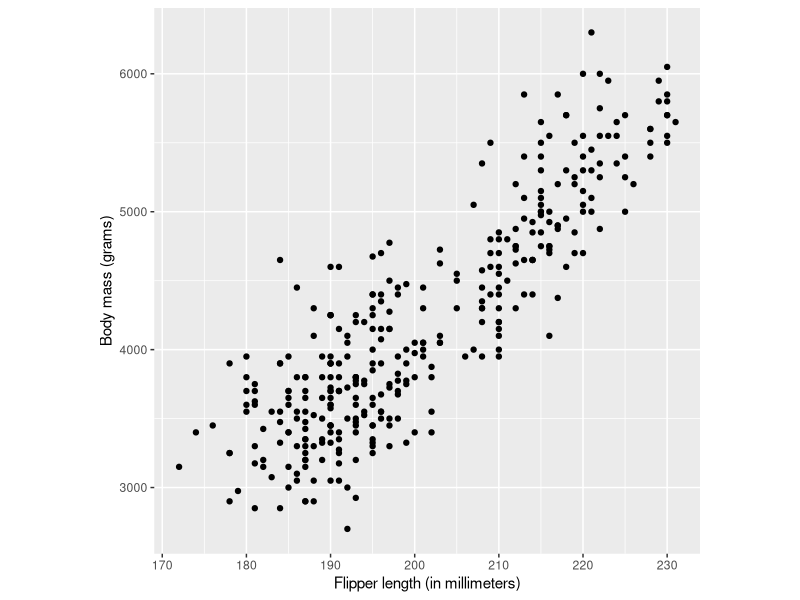
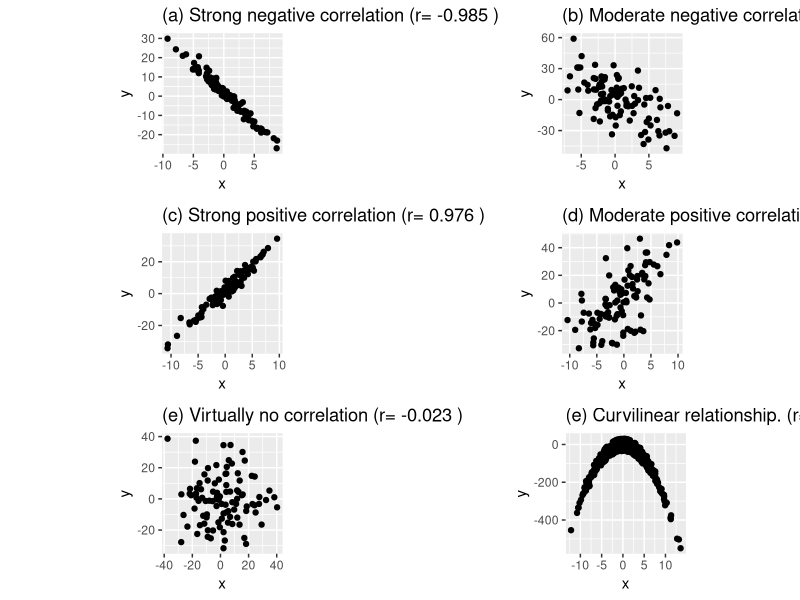

Source code (R) for these figures, in order:
## ---- chunk 1

library(palmerpenguins)
library(tidyverse)

ggplot(data = penguins, aes(x = flipper_length_mm, y = body_mass_g)) +
  geom_point() +
  theme(aspect.ratio = 1)+
  xlab("Flipper length (in millimeters)")+
  ylab("Body mass (grams)")
## ---- chunk 2
set.seed(123)
x <- rnorm(100,0,4)
y <- (2 - 3*x) + rnorm(100, 0, 2)
data1 <- data.frame(x, y ) 
r1 <- round(cor(data1$x, data1$y),3)
p1 <- ggplot(data1, aes(x,y))+
  geom_point()+
  theme(aspect.ratio = 1) +
  ggtitle(paste("(a) Strong negative correlation (r=", r1, ")"))


x <- rnorm(100,0,4)
y <- (2 - 3*x) + rnorm(100, 0, 15)
data2 <- data.frame(x, y ) 
r2 <- round(cor(data2$x, data2$y),3)
p2 <- ggplot(data2, aes(x,y))+
  geom_point()+
  theme(aspect.ratio = 1) +
  ggtitle(paste("(b) Moderate negative correlation (r=", r2, ")"))


x <- rnorm(100,0,4)
y <- (2 + 3*x) + rnorm(100, 0, 3)
data3 <- data.frame(x, y ) 
r3 <- round(cor(data3$x, data3$y),3)
p3 <- ggplot(data3, aes(x,y))+
  geom_point()+
  theme(aspect.ratio = 1) +
  ggtitle(paste("(c) Strong positive correlation (r=", r3, ")"))


x <- rnorm(100,0,4)
y <- (2 + 3*x) + rnorm(100, 0, 15)
data4 <- data.frame(x, y ) 
r4 <- round(cor(data4$x, data4$y),3)
p4 <- ggplot(data4, aes(x,y))+
  geom_point()+
  theme(aspect.ratio = 1) +
  ggtitle(paste("(d) Moderate positive correlation (r=", r4, ")"))


x <- rnorm(100,0,15)
y <- rnorm(100,0,15)
data5 <- data.frame(x, y ) 
r5 <- round(cor(data5$x, data5$y),3)
p5 <- ggplot(data5, aes(x,y))+
  geom_point()+
  theme(aspect.ratio = 1) +
  ggtitle(paste("(e) Virtually no correlation (r=", r5, ")"))

x <- rnorm(1000,0,4)
y <- -(3*x^2) + rnorm(100, 0, 15)
data6 <- data.frame(x, y ) 
r6 <- round(cor(data6$x, data6$y),3)
p6 <- ggplot(data6, aes(x,y))+
  geom_point()+
  theme(aspect.ratio = 1) +
  ggtitle(paste("(e) Curvilinear relationship. (r=", r6, ")"))

gridExtra::grid.arrange(p1,p2,p3,p4,p5,p6, ncol=2)


